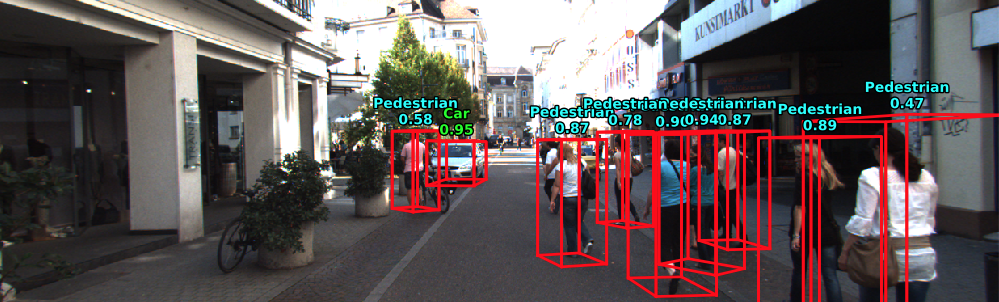
#> input picture images/001101.png, 1998 x 604 px (shown at 1/2 size)
$ python img_seg.py ../images/001101.png ../images/001138.png
#> lines starting #> are read from the running program, lines starting #| are printed output that depends on the picture
import cv2
import sys
import numpy as np

colormap = np.zeros((256, 3), dtype=np.uint8)
colormap[0] = [0, 0, 0]
colormap[1] = [244, 35, 232]
colormap[2] = [20, 230, 230]
colormap[3] = [20, 230, 20]

def add_mask_to_img(img, mask):
    mask = colormap[mask]
    return cv2.addWeighted(img, 1, mask, 0.5, 0)

def display_seg_mask(img, mask):
    img = add_mask_to_img(img, mask)
    cv2.imshow('img', img)
    cv2.waitKey(0)

if __name__ == '__main__':
    img_path = sys.argv[1]
    mask_path = sys.argv[2]
    img = cv2.imread(img_path)
#> img is the input picture: shape (604, 1998, 3); mean B, G, R 87.4, 86.5, 97.7
    pred = cv2.imread(mask_path, cv2.IMREAD_GRAYSCALE)
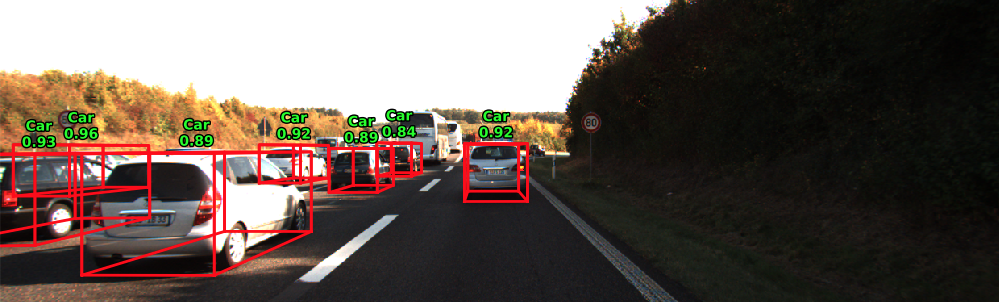
#> input picture images/001138.png, 1998 x 604 px (shown at 1/2 size)
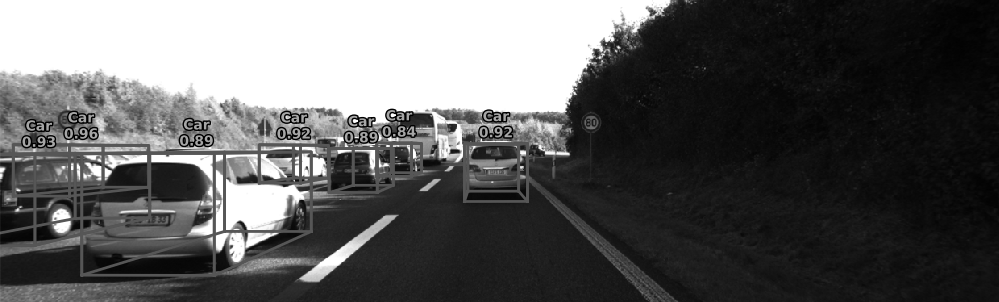
#> pred: shape (604, 1998) (shown at 1/2 size); min 0, max 255, mean 92.3
    # pred = cv2.imread(mask_path)
#> (the run stopped early here; a loop or call above may not have finished)
